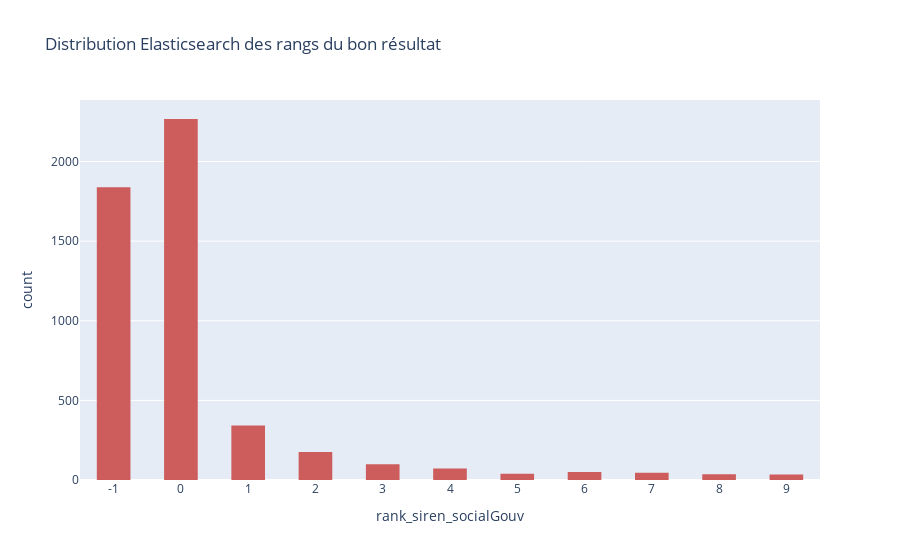

This figure's notebook cell:
### Code cell
fig = px.histogram(
    df_test.sort_values(by=[f"rank_siren_socialGouv"]),
    x=f"rank_siren_socialGouv",
    color_discrete_sequence=["indianred"],
    title="Distribution Elasticsearch des rangs du bon résultat",
)
fig.update_layout(bargap=0.5)
fig.update_xaxes(type="category")
fig.show()
plotly.offline.plot(fig, filename=f"./output/plots/rank_socialGouv.html")

### Figure 1 — Plotly figure (JSON) as saved in the notebook; plotly's stock layout.template omitted (floating-point values rounded to 4 significant figures; data arrays with more than 128 entries replaced by an {"elided": "..."} marker saying what was removed)
{"data": [{"alignmentgroup": "True", "bingroup": "x", "hovertemplate": "rank_siren_socialGouv=%{x}<br>count=%{y}<extra></extra>", "legendgroup": "", "marker": {"color": "indianred", "pattern": {"shape": ""}}, "name": "", "offsetgroup": "", "orientation": "v", "showlegend": false, "type": "histogram", "x": {"elided": "5000 int values"}, "xaxis": "x", "yaxis": "y"}], "layout": {"autosize": true, "bargap": 0.5, "barmode": "relative", "legend": {"tracegroupgap": 0}, "title": {"text": "Distribution Elasticsearch des rangs du bon résultat"}, "xaxis": {"anchor": "y", "autorange": true, "domain": [0, 1], "range": [-0.5, 10.5], "title": {"text": "rank_siren_socialGouv"}, "type": "category"}, "yaxis": {"anchor": "x", "autorange": true, "domain": [0, 1], "range": [0, 2386.0], "title": {"text": "count"}}}}
